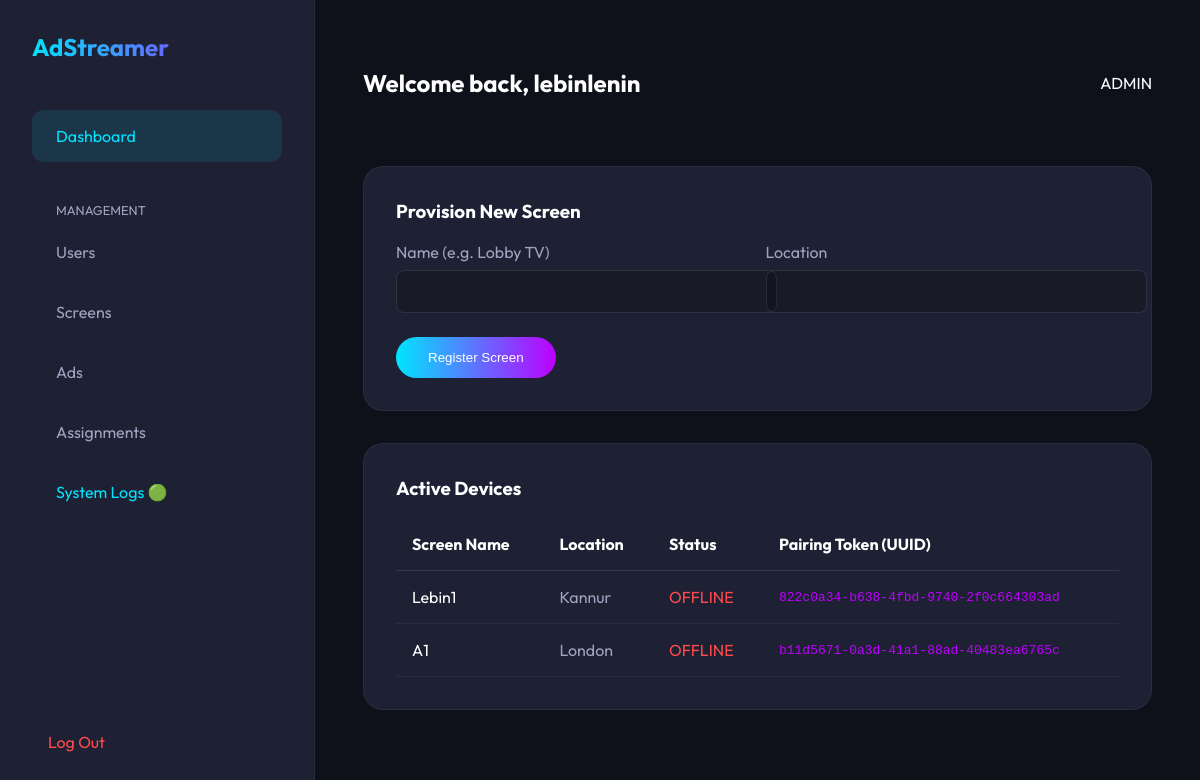
/accounts/dashboard/admin/screens/ (signed in), run on the app's committed database.
### accounts/models.py (models this page shows)
class User(AbstractUser):
    ROLE_CHOICES = (
        ('ADMIN', 'Admin'),
        ('ADVERTISER', 'Advertiser'),
    )
    role = models.CharField(max_length=20, choices=ROLE_CHOICES, default='ADMIN')

### displays/models.py (models this page shows, shortened)
class Screen(models.Model):
    name = models.CharField(max_length=255)
    location = models.CharField(max_length=255, blank=True)
    pairing_token = models.UUIDField(default=uuid.uuid4, editable=False, unique=True)
    status = models.CharField(max_length=20, choices=(('ONLINE', 'Online'), ('OFFLINE', 'Offline')), default='OFFLINE')
    last_pinged = models.DateTimeField(null=True, blank=True)
    @property
    def is_online(self):
        from django.utils import timezone
        import datetime
        if not self.last_pinged:
            return False
        return timezone.now() - self.last_pinged < datetime.timedelta(minutes=2)

### accounts/views.py (the view)
# urls.py: path('dashboard/admin/screens/', views.admin_screens, name='admin_screens'),
@login_required
def admin_screens(request):
    if request.user.role != 'ADMIN':
        return redirect('dashboard')
    screens = Screen.objects.all().order_by('-name')
    if request.method == 'POST':
        form = ScreenForm(request.POST)
        if form.is_valid():
            form.save()
            return redirect('admin_screens')
    else:
        form = ScreenForm()
    return render(request, 'accounts/admin_screens.html', {'screens': screens, 'form': form})

### accounts/forms.py
class ScreenForm(forms.ModelForm):
    class Meta:
        model = Screen
        fields = ['name', 'location']

### accounts/templates/accounts/admin_screens.html (shortened to what this page needs)
{% extends 'base.html' %}
{% block content %}
<div class="card" style="margin-bottom: 2rem;">
    <h3 style="margin-top: 0;">Provision New Screen</h3>
    <form method="post">
        <div style="display: grid; grid-template-columns: 1fr 1fr; gap: 1rem;">
            <div>
                <label style="display:block; color: var(--text-muted); margin-bottom: 0.5rem;">Name (e.g. Lobby TV)</label>
                {{ form.name }}
            </div>
            <div>
                <label style="display:block; color: var(--text-muted); margin-bottom: 0.5rem;">Location</label>
                {{ form.location }}
            </div>
        </div>
        <button type="submit" class="btn" style="margin-top: 0.5rem;">Register Screen</button>
    </form>
</div>
<div class="card">
    <h3 style="margin-top: 0;">Active Devices</h3>
    <div style="overflow-x: auto;">
        <table style="width: 100%; border-collapse: collapse; text-align: left;">
            <thead>
                <tr style="border-bottom: 1px solid rgba(255,255,255,0.1);">
                    <th style="padding: 1rem;">Screen Name</th>
                    <th style="padding: 1rem;">Location</th>
                    <th style="padding: 1rem;">Status</th>
                    <th style="padding: 1rem;">Pairing Token (UUID)</th>
                </tr>
            </thead>
            <tbody>
                {% for s in screens %}
                <tr style="border-bottom: 1px solid rgba(255,255,255,0.05);">
                    <td style="padding: 1rem;">{{ s.name }}</td>
                    <td style="padding: 1rem; color: var(--text-muted);">{{ s.location }}</td>
                    <td style="padding: 1rem;">
                        {% if s.is_online %}
                            <span style="color: #00e5ff">ONLINE</span>
                        {% else %}
                            <span style="color: #ff4b4b">OFFLINE</span>
                        {% endif %}
                    </td>
                    <td style="padding: 1rem; font-family: monospace; color: var(--secondary);">{{ s.pairing_token }}</td>
                </tr>
                {% empty %}
                <tr>
                    <td colspan="4" style="padding: 1rem; text-align: center; color: var(--text-muted);">No screens provisioned yet.</td>
                </tr>
                {% endfor %}
            </tbody>
        </table>
    </div>
</div>
{% endblock %}

### accounts/templates/base.html (shortened to what this page needs)
<!DOCTYPE html>
<html lang="en">
<head>
</head>
<body>
    <div class="sidebar">
        <a href="/" class="logo">AdStreamer</a>
        <a href="/" class="nav-link active">Dashboard</a>
        {% if request.user.role == 'ADMIN' %}
        <div style="margin-top: 2rem; color: var(--text-muted); font-size: 0.8rem; text-transform: uppercase; padding: 0 1.5rem; margin-bottom: 0.5rem;">Management</div>
        <a href="{% url 'admin_users' %}" class="nav-link">Users</a>
        <a href="{% url 'admin_screens' %}" class="nav-link">Screens</a>
        <a href="{% url 'admin_ads' %}" class="nav-link">Ads</a>
        <a href="{% url 'admin_assignments' %}" class="nav-link">Assignments</a>
        <a href="{% url 'admin_system_logs' %}" class="nav-link" style="color: var(--primary);">System Logs 🟢</a>
        {% endif %}{% block sidebar_extra %}{% endblock %}
        <a href="{% url 'logout' %}" class="logout-btn">Log Out</a>
    </div>
    <div class="main-content">
        <div class="header-top">
            <h2>Welcome back, {{ request.user.username }}</h2>
            <div class="user-role">{{ request.user.role }}</div>
        </div>
        {% block content %}{% endblock %}
    </div>
</body>
</html>

### accounts/templates/base.html (style rules this page uses)
:root { --bg: #0f111a; --surface: #1e2133; --surface-hover: #2a2d42; --primary: #00e5ff; --secondary: #bd00ff; --text: #ffffff; --text-muted: #a0a4c0; }
body { background-color: var(--bg); color: var(--text); font-family: 'Outfit', sans-serif; margin: 0; display: flex; min-height: 100vh; }
.sidebar { width: 250px; background: var(--surface); padding: 2rem; display: flex; flex-direction: column; border-right: 1px solid rgba(255,255,255,0.05); }
.logo { font-size: 1.5rem; font-weight: 700; background: linear-gradient(90deg, var(--primary), var(--secondary)); background-clip: text; -webkit-background-clip: text; -webkit-text-fill-color: transparent; margin-bottom: 3rem; display: block; text-decoration: none; }
.nav-link { padding: 1rem 1.5rem; color: var(--text-muted); text-decoration: none; border-radius: 12px; margin-bottom: 0.5rem; transition: all 0.3s ease; }
.nav-link:hover, .nav-link.active { background: rgba(0, 229, 255, 0.1); color: var(--primary); }
.main-content { flex: 1; padding: 3rem; overflow-y: auto; }
.header-top { display: flex; justify-content: space-between; align-items: center; margin-bottom: 3rem; }
.card { background: var(--surface); border-radius: 20px; padding: 2rem; border: 1px solid rgba(255,255,255,0.05); transition: transform 0.3s ease, box-shadow 0.3s ease; }
.btn { background: linear-gradient(90deg, var(--primary), var(--secondary)); color: white; padding: 0.8rem 2rem; border-radius: 30px; text-decoration: none; font-weight: 500; border: none; cursor: pointer; transition: opacity 0.3s ease; }
.logout-btn { margin-top: auto; color: #ff4b4b; text-decoration: none; padding: 1rem; border-radius: 12px; transition: background 0.3s; }

### accounts/templates/accounts/admin_screens.html (style rules this page uses)
input, select { width: 100%; padding: 0.8rem; background: rgba(0,0,0,0.2); border: 1px solid rgba(255,255,255,0.1); border-radius: 8px; color: white; font-family: inherit; margin-bottom: 1rem; }

### data on the page
User: user.username "lebinlenin", user.role "ADMIN"
Screen: name "Lebin1", location "Kannur", shows "OFFLINE", pairing_token "822c0a34-b638-4fbd-9740-2f0c664303ad"
Screen: name "A1", location "London", shows "OFFLINE", pairing_token "b11d5671-0a3d-41a1-88ad-40483ea6765c"
